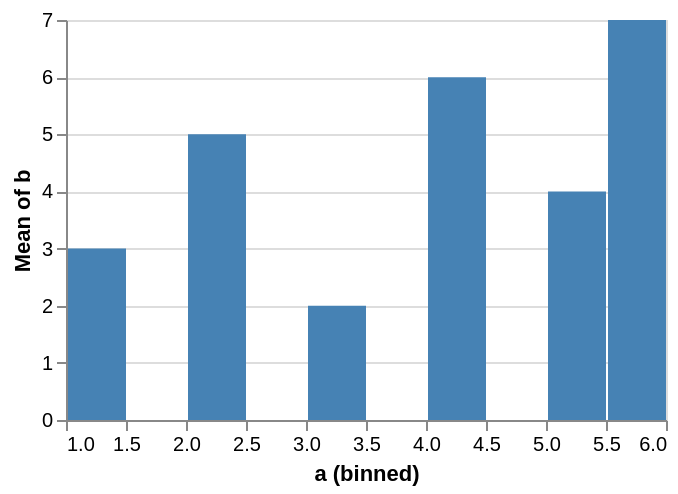

Here is the Vega-Lite specification saved for this chart:
### Vega-Lite specification from a JSON file in a GitHub repository (floating-point values rounded to 4 significant figures)
{"$schema": "https://vega.github.io/schema/vega-lite/v6.json", "data": {"values": [{"a": 1, "b": 3, "c": "x", "d": "2020-01-01"}, {"a": 2, "b": 5, "c": "y", "d": "2020-03-01"}, {"a": 3, "b": 2, "c": "x", "d": "2020-06-01"}, {"a": 4, "b": 6, "c": "z", "d": "2020-09-01"}, {"a": 5, "b": 4, "c": "y", "d": "2021-01-01"}, {"a": 6, "b": 7, "c": "z", "d": "2021-04-01"}]}, "width": 300, "height": 200, "params": [{"name": "pick", "select": {"type": "point", "encodings": ["x"]}}], "mark": "bar", "encoding": {"x": {"field": "a", "type": "quantitative", "bin": true}, "y": {"field": "b", "type": "quantitative", "aggregate": "mean"}, "color": {"condition": {"param": "pick", "value": "steelblue"}, "value": "lightgray"}}}
